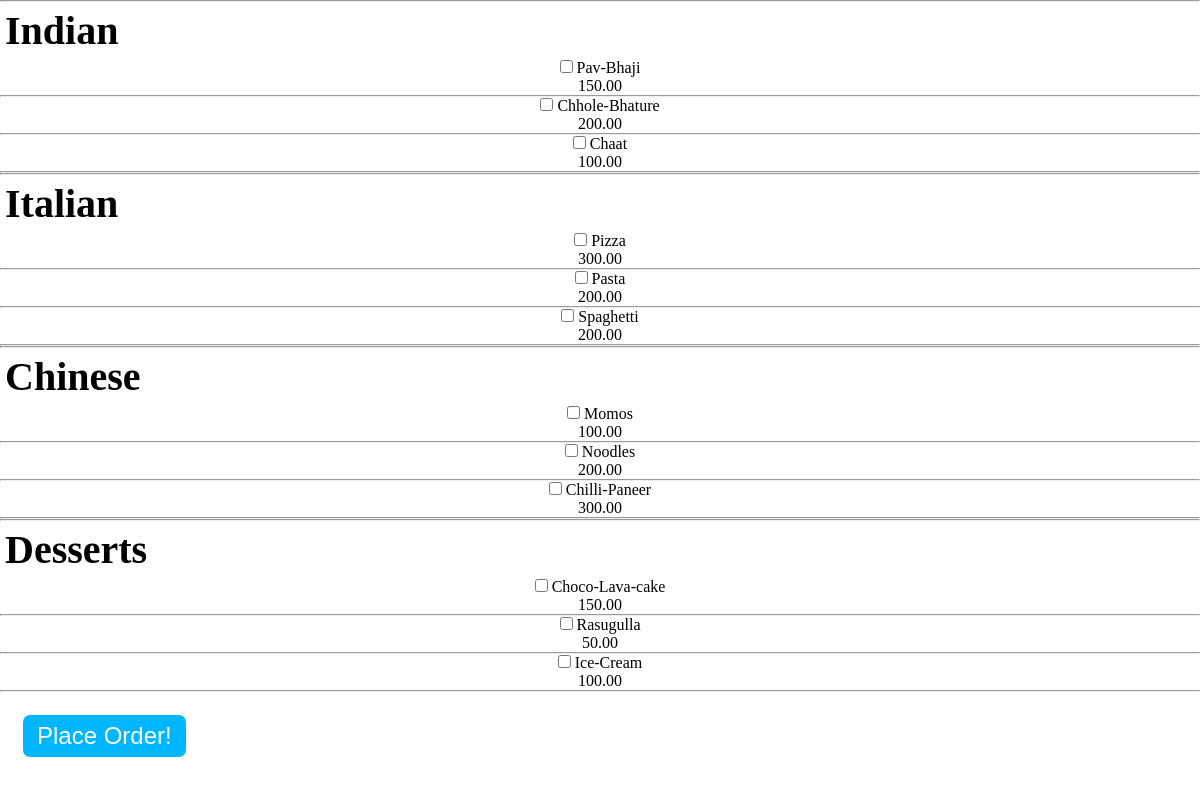
The page /order/ on the database its author committed.
### treat/models.py (models this page shows, shortened)
class MenuItem(models.Model):
    name = models.CharField(max_length=100)
    price = models.DecimalField(max_digits=5, decimal_places=2)
    category = models.ManyToManyField('Category', related_name='item')

### treat/views.py (the view, shortened to what this page needs)
# urls.py: path('order/', Order.as_view(), name='order'),
class Order(View):
    def get(self, request, *args, **kwargs):
        indians = MenuItem.objects.filter(category__name__contains='Indian')
        italians = MenuItem.objects.filter(category__name__contains='Italian')
        chineses = MenuItem.objects.filter(category__name__contains='Chinese')
        desserts = MenuItem.objects.filter(category__name__contains='Dessert')
        context = {
            'indians': indians,
            'italians': italians,
            'chineses': chineses,
            'desserts': desserts,
        }
        return render(request, 'treat/order.html', context)

### treat/templates/treat/order.html (shortened to what this page needs)
{% load static %}
<!DOCTYPE html>
<html lang="en">
    <head>
       <link href="{% static 'treat/style.css' %}" rel="stylesheet">
    </head>
    <body>
                <section >
                    <form method="POST">
                        <section id="item1">
                            <h1 class="h-secondary">Indian</h1>
                            {% for item in indians %}
                            <div class="row">
                                <div class="center">
                                    <div class="center">
                                        <div class="center" >
                                            <input type="checkbox" name="items[]" class="form-check-input" value="{{ item.pk }}">
                                            <label class="center">{{ item.name }}</label>
                                        </div>
                                        <p class="center">{{ item.price }}</p>
                                    </div>
                                </div>
                            </div>
                            <hr />
                            {% endfor %}
                        </section>
                        <hr>
                        <section id="item2">
                            <h1 class="h-secondary">Italian</h1>
                            {% for item in italians %}
                            <div class="row">
                                <div class="center">
                                    <div class="center">
                                        <div class="center" >
                                            <input type="checkbox" name="items[]" class="form-check-input" value="{{ item.pk }}">
                                            <label class="center">{{ item.name }}</label>
                                        </div>
                                        <p class="center">{{ item.price }}</p>
                                    </div>
                                </div>
                            </div>
                            <hr />
                            {% endfor %}
                        </section>
                        <hr>
                        <section id="item3">
                            <h1 class="h-secondary">Chinese</h1>
                            {% for item in chineses %}
                            <div class="row">
                                <div class="center">
                                    <div class="center">
                                        <div class="center" >
                                            <input type="checkbox" name="items[]" class="form-check-input" value="{{ item.pk }}">
                                            <label class="center">{{ item.name }}</label>
                                        </div>
                                        <p class="center">{{ item.price }}</p>
                                    </div>
                                </div>
                            </div>
                            <hr />
                        {% endfor %}
                        </section>
                        <hr>
                        <section id="item4">
                            <h1 class="h-secondary">Desserts</h1>
                            {% for item in desserts %}
                            <div class="row">
                                <div class="center">
                                    <div class="center">
                                        <div class="center" >
                                            <input type="checkbox" name="items[]" class="form-check-input" value="{{ item.pk }}">
                                            <label class="center">{{ item.name }}</label>
                                        </div>
                                        <p class="center">{{ item.price }}</p>
                                    </div>
                                </div>
                            </div>
                            <hr />
                        {% endfor %}
                        </section>
                        <button class="button">Place Order!</button>
                    </form>
                </section>
    </body>
</html>

### treat/static/treat/style.css (style rules this page uses)
* { margin:0; padding:0; }
html { scroll-behavior: smooth; }
:root { --navbar-height: 59px; }
.h-secondary { font-size: 2.5rem; padding: 5px; }
.button { padding: 7px 14px; border: 3px solid white; background-color:rgb(0, 183, 255); color: white; margin: 20px; font-size: 1.5rem; border-radius: 10px; cursor: pointer; }
.center { text-align: center; }

### rows shown on the page
MenuItem: name "Pav-Bhaji", price "150.00"
MenuItem: name "Chhole-Bhature", price "200.00"
MenuItem: name "Chaat", price "100.00"
MenuItem: name "Pizza", price "300.00"
MenuItem: name "Pasta", price "200.00"
MenuItem: name "Spaghetti", price "200.00"
MenuItem: name "Momos", price "100.00"
MenuItem: name "Noodles", price "200.00"
MenuItem: name "Chilli-Paneer", price "300.00"
MenuItem: name "Choco-Lava-cake", price "150.00"
MenuItem: name "Rasugulla", price "50.00"
MenuItem: name "Ice-Cream", price "100.00"
